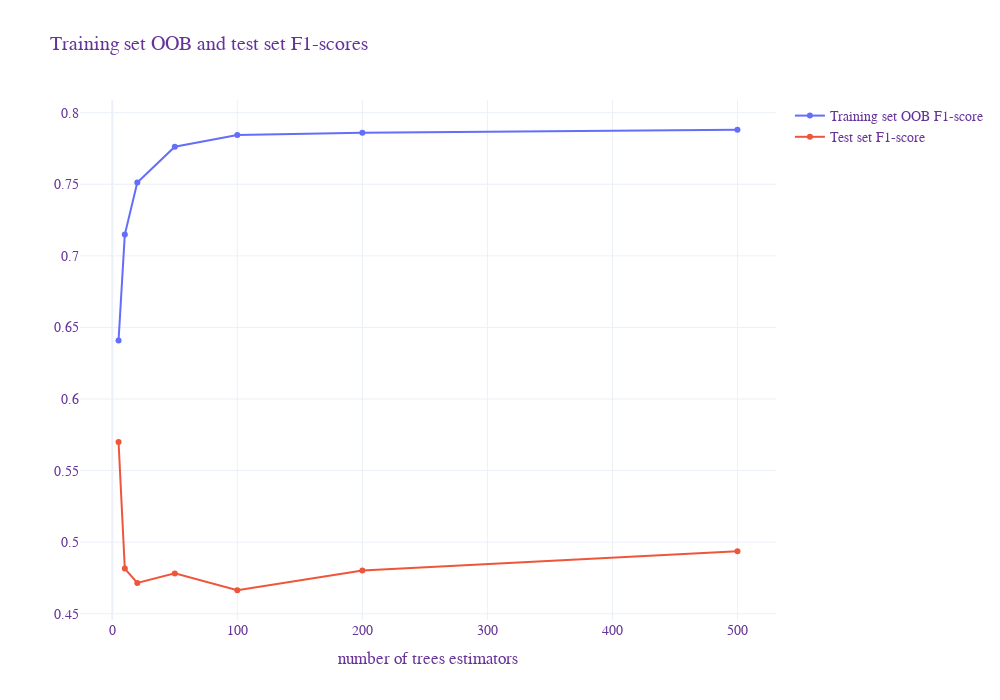

Notebook code for this chart:
### Code cell
%%time
#------- HYPERPARAMETERS OPTIMIZATION -----#
# Optimal number of estimators (trees) based on accuracy and OOB error
oob_f1 = []
test_f1 = []

n_trees = [5, 10, 20, 50, 100, 200, 500]

for n_est in tqdm(n_trees):
    # Creating an instance of the random forest classifier
    rf_class = RandomForestClassifier(
        n_estimators=n_est,
        criterion="gini",
        oob_score=f1_score,
        min_samples_leaf=1,
        max_features= "sqrt",
        bootstrap=True, 
        random_state=42,
        n_jobs=-1
    )

    # Fitting the RF estimator on the training data and computing the OOB f1-score
    modelCla_iter1 = make_pipeline(feature_trans, rf_class)
    modelCla_iter1.fit(X_train, y_train)
    oob_f1.append(rf_class.oob_score_)
    
    # Computing the f1-score on the test set
    y_pred_iter1 = modelCla_iter1.predict(X_test)
    test_f1.append(f1_score(y_test, y_pred_iter1))

# Plot graph
fig = go.Figure()
fig.add_trace(go.Scatter(x=n_trees, y=oob_f1, name="Training set OOB F1-score"))
fig.add_trace(go.Scatter(x=n_trees, y=test_f1, name="Test set F1-score"))
fig.update_layout(title="Training set OOB and test set F1-scores", xaxis_title="number of trees estimators",
                  font=dict(family="Times New Roman, monospace", size=14, color="RebeccaPurple"),
                  template="plotly_white", width=1000, height=700)

fig.show()

### Figure 1 — Plotly figure (JSON) as saved in the notebook; plotly's stock layout.template omitted (floating-point values rounded to 4 significant figures)
{"data": [{"name": "Training set OOB F1-score", "type": "scatter", "x": [5, 10, 20, 50, 100, 200, 500], "y": [0.6409, 0.7148, 0.7512, 0.7762, 0.7844, 0.7861, 0.7881]}, {"name": "Test set F1-score", "type": "scatter", "x": [5, 10, 20, 50, 100, 200, 500], "y": [0.5699, 0.4815, 0.4715, 0.4782, 0.4664, 0.4802, 0.4936]}], "layout": {"font": {"color": "RebeccaPurple", "family": "Times New Roman, monospace", "size": 14}, "height": 700, "title": {"text": "Training set OOB and test set F1-scores"}, "width": 1000, "xaxis": {"title": {"text": "number of trees estimators"}}}}
